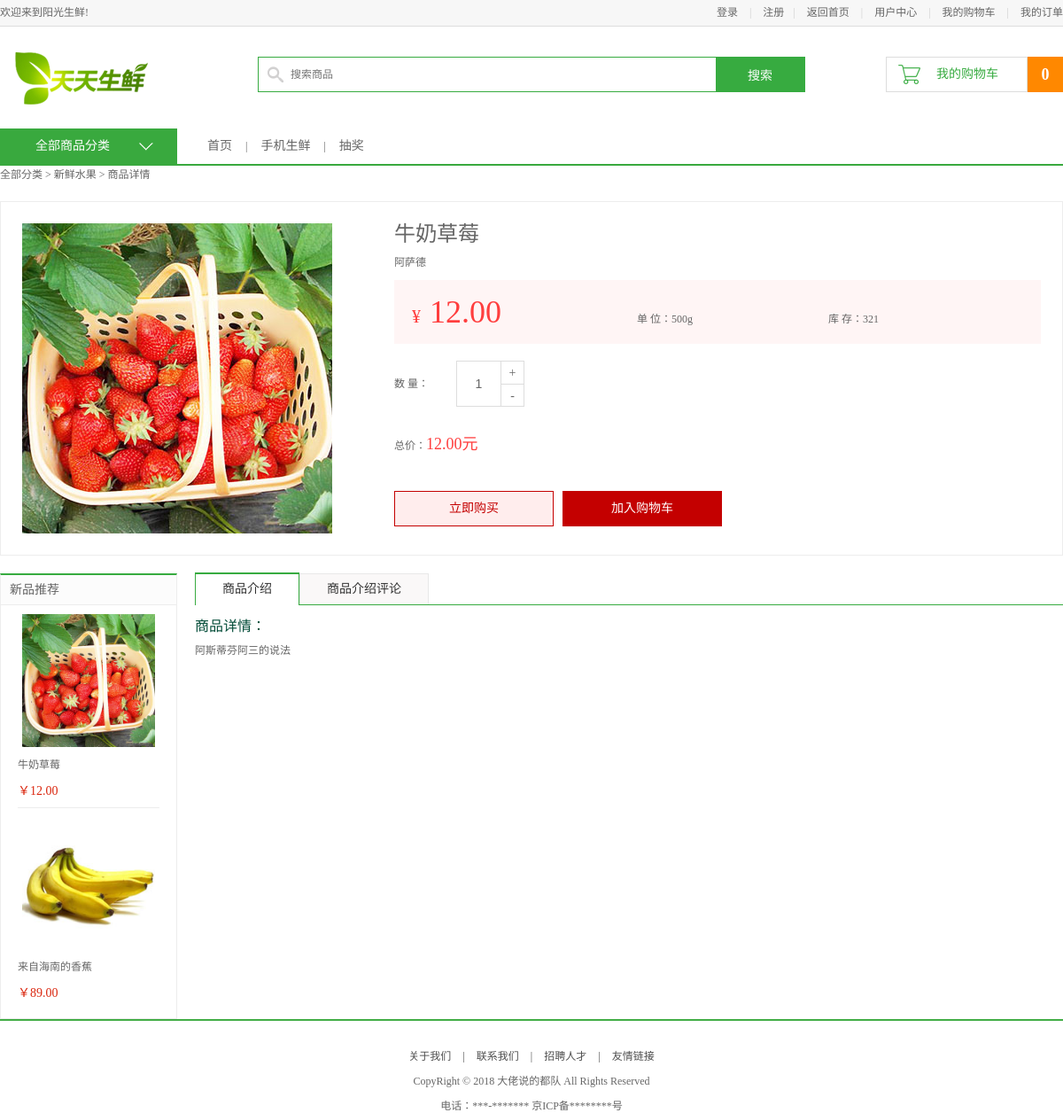
The page /18/ on the database as committed earlier.
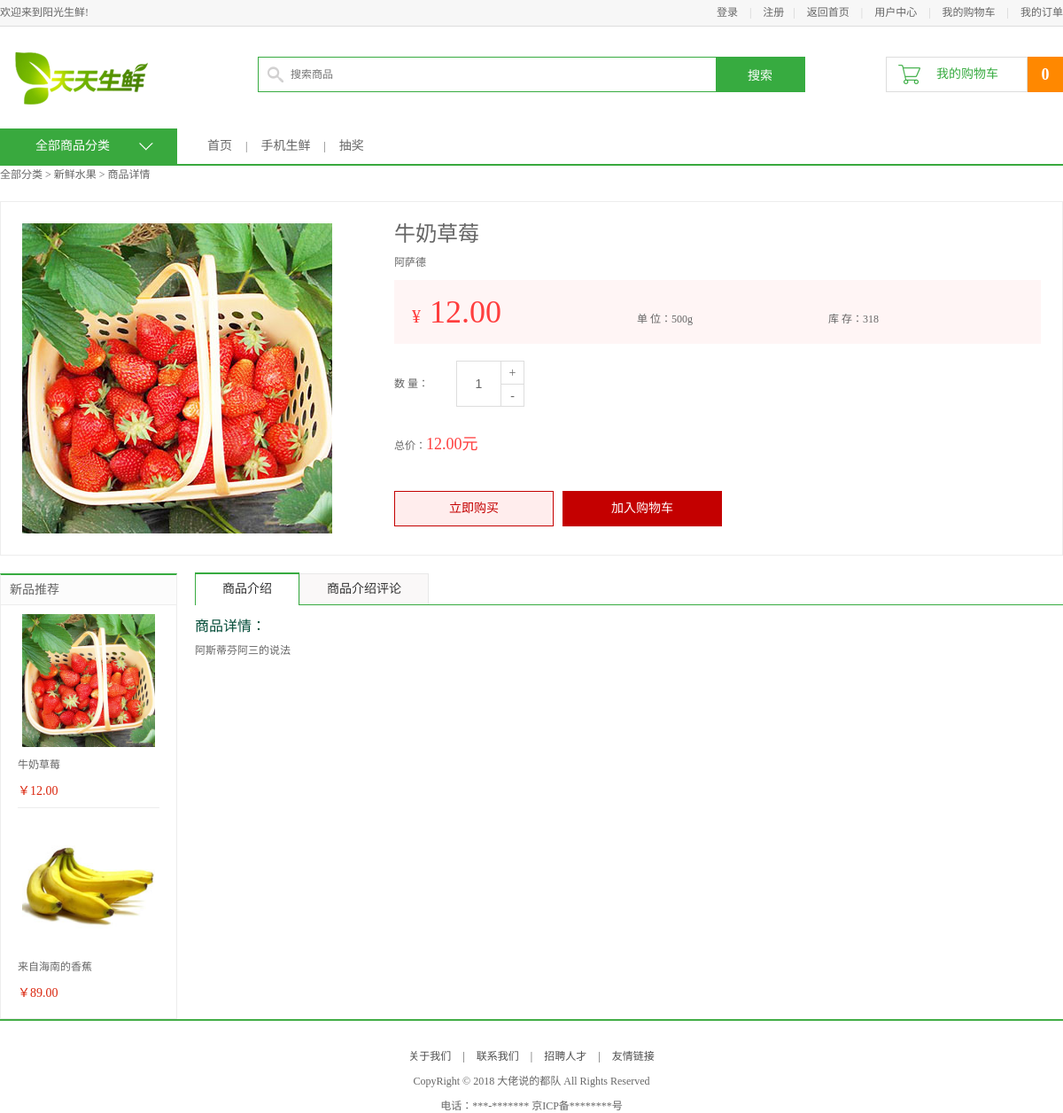
The same page on the database as committed later.
### apps/df_goods/models.py (models this page shows, shortened)
class GoodsInfo(models.Model):
    isDelete = models.BooleanField(default=False)  # 逻辑删除
    gtitle = models.CharField(max_length=20, verbose_name="商品名称", unique=True)
    gpic = models.ImageField(verbose_name='商品图片', upload_to='df_goods/image/%Y/%m', null=True, blank=True)  # 商品图片
    gprice = models.DecimalField(max_digits=5, decimal_places=2, verbose_name="商品价格")  # 商品价格小数位为两位，整数位为3位
    gunit = models.CharField(max_length=20, default='500g', verbose_name="单位重量")
    gclick = models.IntegerField(verbose_name="点击量", default=0, null=False)
    gjianjie = models.CharField(max_length=200, verbose_name="简介")
    gkucun = models.IntegerField(verbose_name="库存", default=0)
    gcontent = HTMLField(max_length=200, verbose_name="详情")
    gtype = models.ForeignKey(TypeInfo, on_delete=models.CASCADE, verbose_name="分类")  # 外键关联TypeInfo表
    class Meta:
        verbose_name = "商品"
        verbose_name_plural = verbose_name

### apps/df_goods/views.py (the view, shortened to what this page needs)
# urls.py: url('^(\d+)/$', views.detail, name="detail"),
def detail(request, gid):
    good_id = gid
    goods = GoodsInfo.objects.get(pk=int(good_id))
    goods.gclick = goods.gclick + 1  # 商品点击量
    goods.save()
    news = goods.gtype.goodsinfo_set.order_by('-id')[0:2]
    comments = GoodsComment.objects.filter(good=goods).order_by('-create_time')
    context = {
        'title': goods.gtype.ttitle,
        'guest_cart': 1,
        'cart_num': cart_count(request),
        'goods': goods,
        'news': news,
        'comments': comments,
        'id': good_id,
    }
    response = render(request, 'df_goods/detail.html', context)
    return response

### apps/df_goods/views.py (called while the page is built)
def cart_count(request):
    if 'user_id' in request.session:
        return CartInfo.objects.filter(user_id=request.session['user_id']).count
    else:
        return 0

### apps/df_user/models.py (called while the page is built)
    def __str__(self):
        return self.uname

### templates/df_goods/detail.html (shortened to what this page needs)
{% extends 'df_goods/main.html' %}
{% block center_content %}
<div class="goods_detail_con clearfix">
    <div class="goods_detail_pic fl"><img src="{{ MEDIA_URL }}{{ goods.gpic }}" style="width: 350px;"></div>
    <div class="goods_detail_list fr">
        <h3>{{ goods.gtitle }}</h3>
        <p>{{ goods.gjianjie }}</p>
        <div class="prize_bar">
            <span class="show_pirze">¥<em id="gprice">{{ goods.gprice }}</em></span>
            <span class="show_unit">单 位：{{ goods.gunit }}</span>
            <span class="show_unit">库 存：<span class="goods_kucun">{{ goods.gkucun }}</span></span>
        </div>
        <div class="goods_num clearfix">
            <div class="num_name fl">数 量：</div>
            <div class="num_add fl">
                <input type="text" class="num_show fl" value="1">
                <a href="javascript:plus();" class="add fr">+</a>
                <a href="javascript:minus();" class="minus fr">-</a>
            </div>
        </div>
        <div class="total">总价：<em id="gtotal">{{ goods.gprice }}元</em></div>
        <div class="operate_btn">
            {% if request.session.user_name|default:'' != '' %}
            <a href="javascript:;" class="buy_btn" id="buy_now">立即购买</a>
            {% else %}
            <a href="{% url "df_user:login" %}" class="buy_btn">立即购买</a>
            {% endif %}
            {% if request.session.user_name|default:'' != '' %}
            <a href="javascript:;" class="add_cart" id="add_cart">加入购物车</a>
            {% else %}
            <a href="{% url "df_user:login" %}" class="add_cart" id="add_cart">加入购物车</a>
            {% endif %}
        </div>
    </div>
</div>
<div class="main_wrap clearfix">
    <div class="l_wrap fl clearfix">
        <div class="new_goods">
            <h3>新品推荐</h3>
            <ul>
                {% for goods in news %}
                <li>
                    <a href="/{{ goods.id }}"><img src="{{ MEDIA_URL }}{{ goods.gpic }}"></a>
                    <h4><a href="#">{{ goods.gtitle }}</a></h4>
                    <div class="prize">￥{{ goods.gprice }}</div>
                </li>
                {%  endfor %}
            </ul>
        </div>
    </div>
    <div class="r_wrap fr clearfix" id="tabs">
        <ul class="detail_tab clearfix">
            <li class="active" id='tab_btn1'>商品介绍</li>
            <li id='tab_btn2'>商品介绍评论</li>
        </ul>
        <div class="tab_content">
            <div id="tabs_1">
                <dt>商品详情：</dt>
                <dd>{{ goods.gcontent|safe }}</dd>
            </div>
        </div>
    </div>
</div>
{% endblock center_content %}

Rows that differ between the two databases and show on the page:
changed GoodsInfo "牛奶草莓": gkucun "321" → "318"
